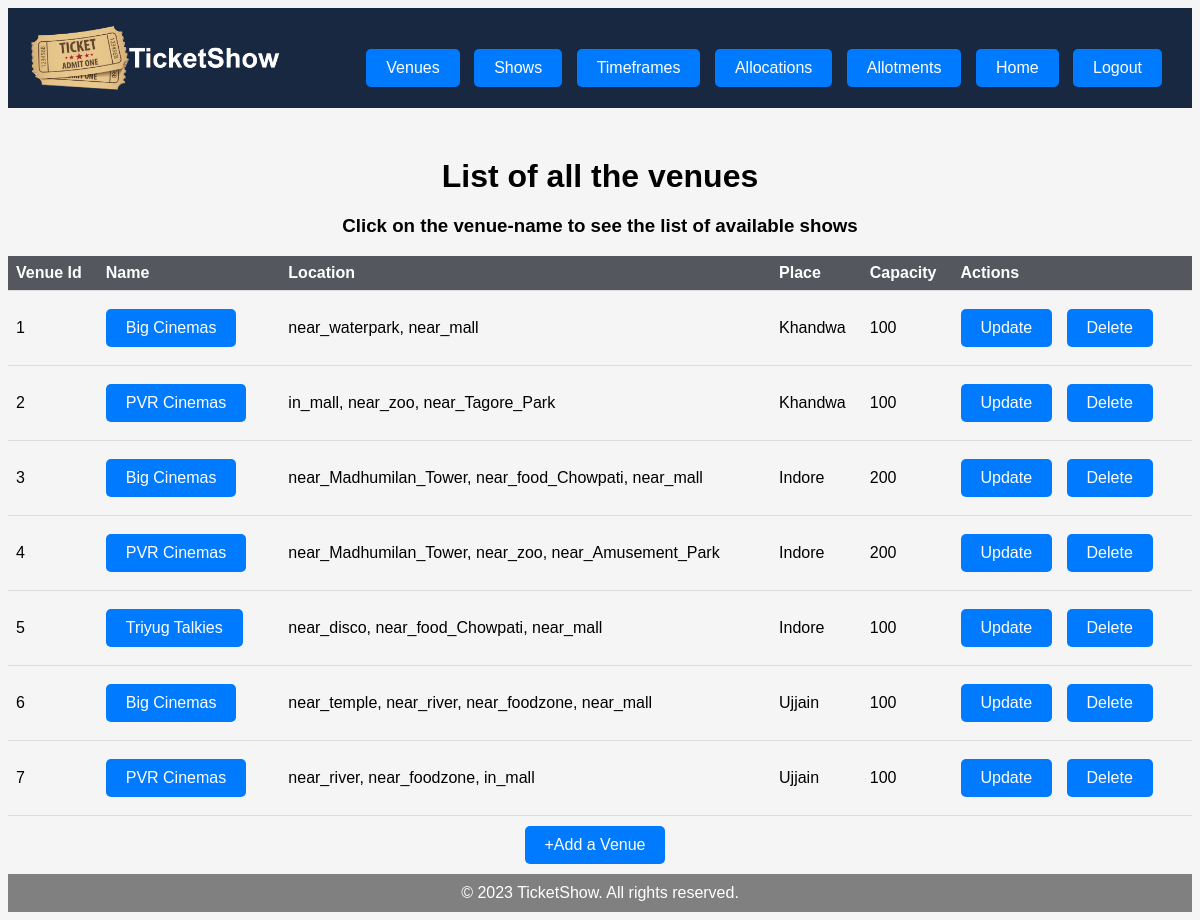
/admin/all_venues (signed in), run on the app's committed database.
### models_1.py (models this page shows, shortened)
class Venue(db.Model):
    V_id = db.Column(db.Integer, primary_key=True)
    Name = db.Column(db.String(50), nullable=False)
    Location = db.Column(db.String(50), nullable=False)
    Place = db.Column(db.String(50), nullable=False)
    Capacity = db.Column(db.Integer, nullable=False)

### app.py (the view)
@app.route('/admin/all_venues', methods = ['GET', 'POST'])
@login_required
def all_venues():
    venues = Venue.query.all()
    return render_template('all_venues.html', venues = venues)

### app.py (called while the page is built)
@user_login_manager.user_loader
def load_user(user_id):
    return User.query.get(int(user_id))

### templates/all_venues.html (shortened to what this page needs)
<!DOCTYPE html>
<html lang="en">
<head>
</head>
<body>
    <div class="header">
        <img src="{{ url_for('static', filename='TicketShow_logo.png') }}" alt="Logo">
        <div class="container">
            <div>
                <a href="/admin/all_venues">Venues</a>
                <a href="/admin/all_shows">Shows</a>
                <a href="/admin/all_timeframes">Timeframes</a>
                <a href="/admin/allocations">Allocations</a>
                <a href="/admin/allotments">Allotments</a>
                <a href="/admin">Home</a>
                <a href="/admin/logout">Logout</a>
            </div>
        </div>
    </div>
    {% if venues|length == 0%}
    <h1>No venues found!</h1>
    {% else %}
    <h1>List of all the venues</h1>
    <h3>Click on the venue-name to see the list of available shows</h3>
    <table>
        <tr>
            <th>Venue Id</th>
            <th>Name</th>
            <th>Location</th>
            <th>Place</th>
            <th>Capacity</th>
            <th>Actions</th>
        </tr>
        {% for venue in venues %}
            <tr>
                <td>{{ venue.V_id }}</td>
                <td><a href="/admin/all_venues/view_allocations/{{ venue.V_id }}">{{ venue.Name }}</a></td>
                <td>{{ venue.Location }}</td>
                <td>{{ venue.Place }}</td>
                <td>{{ venue.Capacity }}</td>
                <td>
                    <a type = "button" href="/admin/all_venues/upd_venue/{{ venue.V_id }}">Update</a>
                    <a type = "button" href="/admin/all_venues/del_venue/{{ venue.V_id }}">Delete</a>
                </td>
            </tr>
        {% endfor %}
    </table>
    {% endif %}
    <div>
        <a href="/admin/all_venues/add_venues">+Add a Venue</a>
    </div>
</body>
<div class="footer">
    &copy; 2023 TicketShow. All rights reserved.
</div>
</html>

### templates/all_venues.html (style rules this page uses)
body { font-family: Arial, sans-serif; background-color: #f5f5f5; text-align: center; display: flex; flex-direction: column; margin-bottom: 5; min-height: 100vh; }
.header { display: flex; text-align: center; align-items: center; justify-content: space-between; background-color: #192841; color: #fff; padding: 10px 20px; }
.header img { height: 80px; }
.footer { background-color: #808080; color: #fff; padding: 10px 20px; text-align: center; margin-top: auto; }
table { border-collapse: collapse; width: 100%; }
th, td { text-align: left; padding: 8px; border-bottom: 1px solid #ddd; }
th { background-color: #54585e; color: white; }
h1 { text-align: center; margin-top: 50px; margin-bottom: 0; }
h3 { margin-top: 20px; }
a { display: inline-block; background-color: #007bff; color: white; text-align: center; padding: 10px 20px; text-decoration: none; margin-top: 10px; margin-right: 10px; margin-bottom: 10px; border-radius: 5px; }
.container { display: flex; justify-content: space-evenly; align-items: center; margin-top: 20px; }

### data on the page
Venue: V_id "1", Name "Big Cinemas", Location "near_waterpark, near_mall", Place "Khandwa", Capacity "100"
Venue: V_id "2", Name "PVR Cinemas", Location "in_mall, near_zoo, near_Tagore_Park", Place "Khandwa", Capacity "100"
Venue: V_id "3", Name "Big Cinemas", Location "near_Madhumilan_Tower, near_food_Chowpati, near_mall", Place "Indore", Capacity "200"
Venue: V_id "4", Name "PVR Cinemas", Location "near_Madhumilan_Tower, near_zoo, near_Amusement_Park", Place "Indore", Capacity "200"
Venue: V_id "5", Name "Triyug Talkies", Location "near_disco, near_food_Chowpati, near_mall", Place "Indore", Capacity "100"
Venue: V_id "6", Name "Big Cinemas", Location "near_temple, near_river, near_foodzone, near_mall", Place "Ujjain", Capacity "100"
Venue: V_id "7", Name "PVR Cinemas", Location "near_river, near_foodzone, in_mall", Place "Ujjain", Capacity "100"
